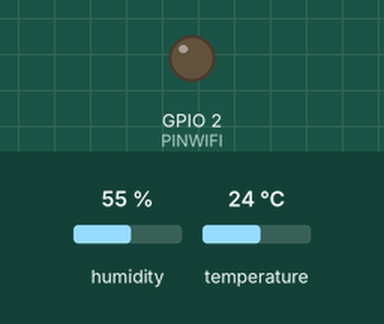
A program run on a simulated ESP32. On the bench: output pins drawn as LEDs (lit = HIGH). Inputs (shaded band) come from the test bench; at power-on: humidity 55 %, temperature 24 °C. WiFi joins after 1.5 s; servers stay silent unless stated; what the program prints to the serial monitor is not drawn.

Above: at 0.1 s.
At 6.6 s:
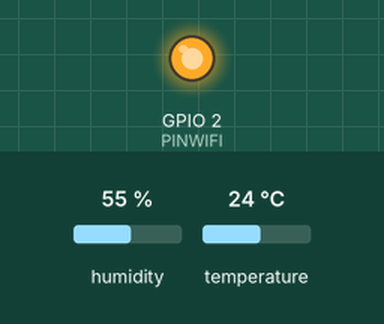
Timing chart, 0 to 8.1 s (numbered marks = the images above):
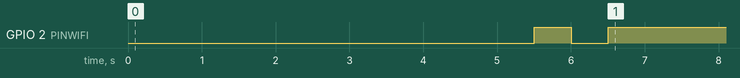

The program:

main.cpp
```cpp
#include <Arduino.h>
#include "DHT.h"
#include <WiFi.h>
#include <ESP_Mail_Client.h>
#include "ThingSpeak.h" // always include thingspeak header file after other header files and custom macros


DHT dht;
#define WIFI_SSID "UNISANGIL YOPAL"
#define WIFI_PASSWORD ""

#define SECRET_CH_ID 1756985			// replace 0000000 with your channel number
#define SECRET_WRITE_APIKEY "FIK2XHGA6W4WPYSN"

unsigned long myChannelNumber = SECRET_CH_ID;
const char * myWriteAPIKey = SECRET_WRITE_APIKEY;

WiFiClient espClient;

//************************
//** P I N S   U T I L I Z A D O S ***
//************************
#define PINWIFI 2
#define DHTPIN 4
#define PIR1 14
#define PIR2 27
#define ESTRACTOR1 26
#define ESTRACTOR2 0
#define VENTILADOR1 25
#define VENTILADOR2 27
#define FLUJO1 33
#define FLUJO2 32
#define FOGON1 35
#define FOGON2 34

//#define DHTTYPE DHT11

//************************
//** F U N C I O N E S ***
//************************
void setup_wifi();
void reconnect();
void publicador_think(int,int);
void personas_pir();
void control_flujo(int);
void control_fogones(int);
void controlar_temperatura(bool);
void controlar_humedad(bool);

int cant_personas=0;
int cont_think=0;
//************************************************
//** C O N D I C I O N E S   I N I C I A L E S ***
//************************************************
float temp_inicial=40;
float hum_inicial=70;

float temp_min=52;
float temp_max=55;

float hum_min=89;
float hum_max=95;
void setup(){


  // put your setup code here, to run once:
  pinMode(PINWIFI,OUTPUT);
  Serial.begin(9600);
  Serial.println("Conectando a internet");
  setup_wifi();
    ThingSpeak.begin(espClient);  // Initialize ThingSpeak

  dht.setup(DHTPIN); // data pin 2
}

void loop(){
  digitalWrite(PINWIFI,(WiFi.status() == WL_CONNECTED));
  if (WiFi.status() != WL_CONNECTED) {
    setup_wifi();
  }
  personas_pir();
  // put your main code here, to run repeatedly:

  publicador_think(1,dht.getHumidity());
  publicador_think(2,dht.getTemperature());
}

void setup_wifi(){
  delay(5000);
  bool con =false;
  // Nos conectamos a nuestra red Wifi
  Serial.println();
  Serial.print("Conectando a ssid: ");
  Serial.println(WIFI_SSID);
  WiFi.begin(WIFI_SSID, WIFI_PASSWORD);
  int cont=10;
  while (WiFi.status() != WL_CONNECTED) {
    digitalWrite(PINWIFI,con);
    con=!con;
    if (cont>10)
    {
      cont=0;
      Serial.println("");
      Serial.print("Conectando");
    }
    cont++;
    delay(500);
    Serial.print(".");
  }

  Serial.println("");
  Serial.println("Conectado a red WiFi!");
  Serial.println("Dirección IP: ");
  Serial.println(WiFi.localIP());
}

void publicador_think(int input,int val){
  if(cont_think>20){
    cont_think=0;
  int x = ThingSpeak.writeField(myChannelNumber, input, val, myWriteAPIKey);
    if(x == 200){
      Serial.println("Channel update successful.");
    }
    else{
      Serial.println("Problem updating channel. HTTP error code " + String(x));
    }
  }else{
    cont_think++;
  }
}

void personas_pir(){
    /*
        int motionStateChange1 = motion1.sampleValue();
        int motionStateChange2 = motion2.sampleValue();
        if (motionStateChange1 >= 0) {
            Serial.println(motionStateChange1);
        }
        if (motionStateChange2 >= 0) {
            Serial.println(motionStateChange2);
        }
        */
        controlar_temperatura(cant_personas=0);
        controlar_humedad(cant_personas=0);
}

void controlar_temperatura(bool en_uso){
  float check_temp;
  int temp_leida=dht.getTemperature();

  if(en_uso)
    check_temp=temp_min;
  else
    check_temp=temp_inicial;

    if(temp_leida<check_temp){
      control_fogones(2);
    }
    else{
      control_fogones(1);
    }
}

void controlar_humedad(bool en_uso){
  float check_hum;
  int hum_leida=dht.getHumidity();

  if(en_uso)
    check_hum=temp_min;
  else
    check_hum=temp_inicial;

    if(hum_leida<check_hum){
      control_flujo(2);
      control_fogones(1);
    }
    else{
      control_flujo(1);
    }
}

void control_fogones(int cantidad){
  if(cantidad=0){
    digitalWrite(FOGON1,LOW);
    digitalWrite(FOGON2,LOW);
  }
  else if(cantidad=1){
    digitalWrite(FOGON1,HIGH);
    digitalWrite(FOGON2,OUTPUT);
  }
  else{
    digitalWrite(FOGON1,HIGH);
    digitalWrite(FOGON2,HIGH);
  }
}

  void control_flujo(int cantidad){
  if(cantidad=0){
    digitalWrite(FLUJO1,LOW);
    digitalWrite(FLUJO1,LOW);
  }
  else if(cantidad=1){
    digitalWrite(FLUJO1,HIGH);
    digitalWrite(FLUJO1,OUTPUT);
  }
  else{
    digitalWrite(FLUJO1,HIGH);
    digitalWrite(FLUJO1,HIGH);
  }
}

void old(){
      delay(dht.getMinimumSamplingPeriod());
    Serial.println("Humedad relativa");
    Serial.print(dht.getHumidity());
    Serial.println("Temperatura");
    Serial.print(dht.getTemperature());
    Serial.print("\t");
}
```

Measured:
- by itself, GPIO 2 (PINWIFI): HIGH → LOW at 6.0 s, → HIGH 0.50 s later
